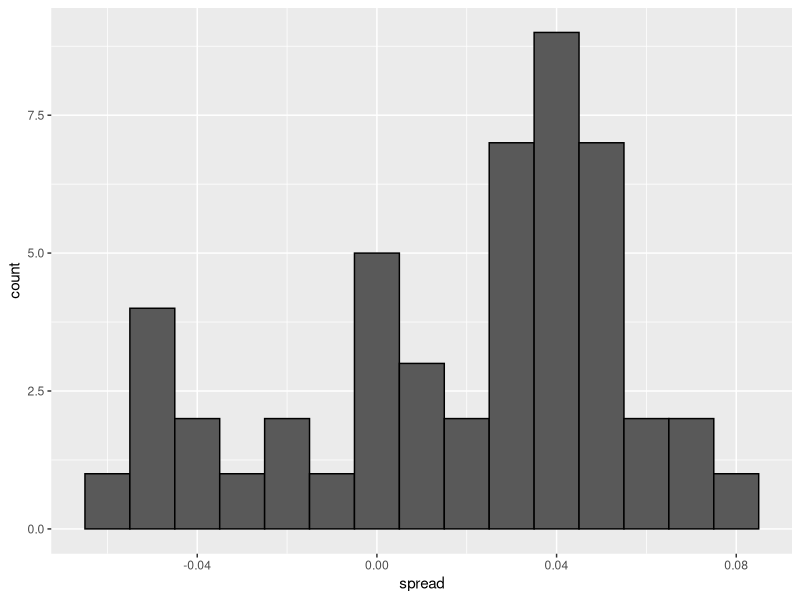
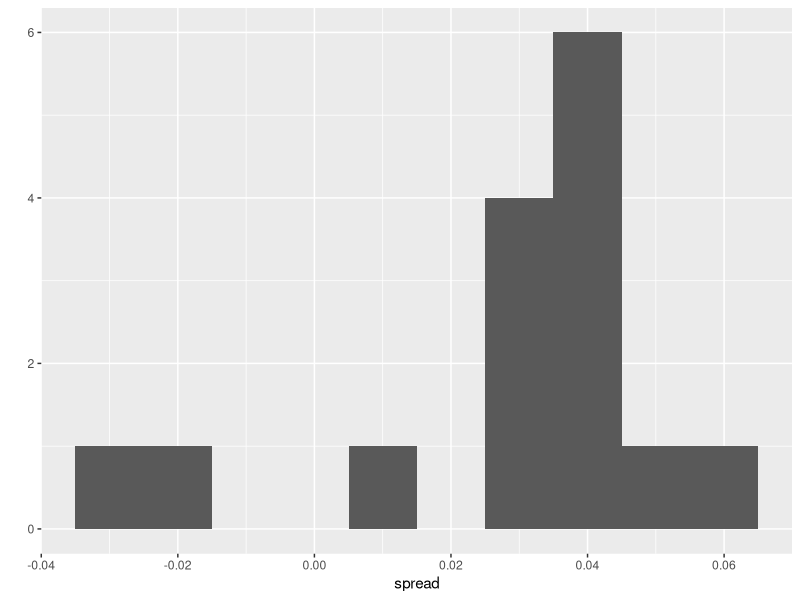
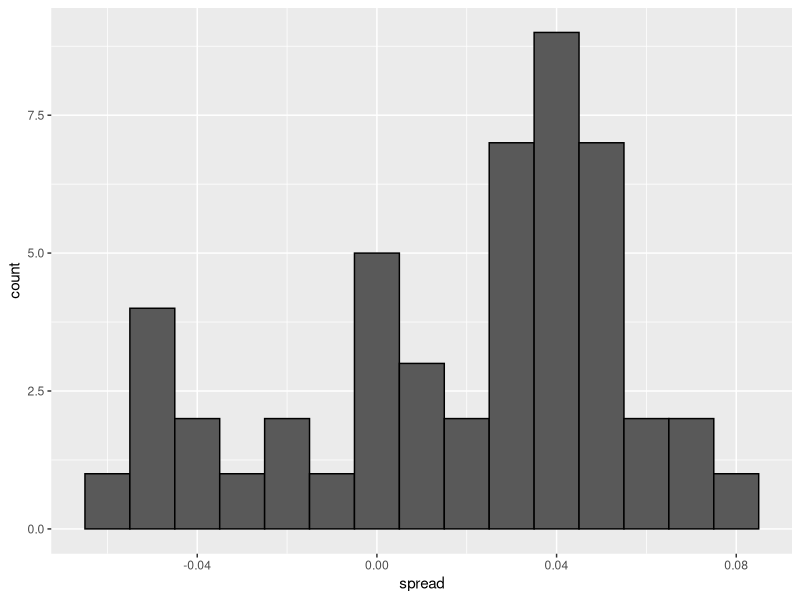
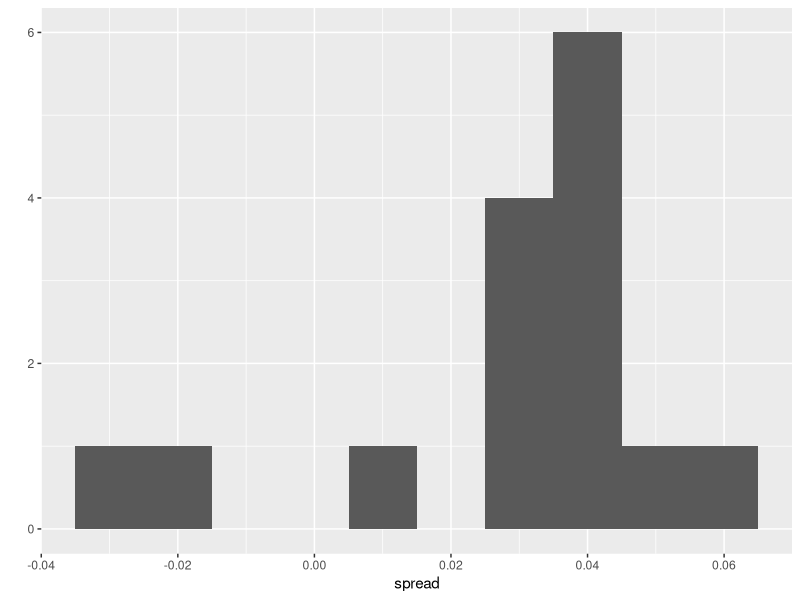
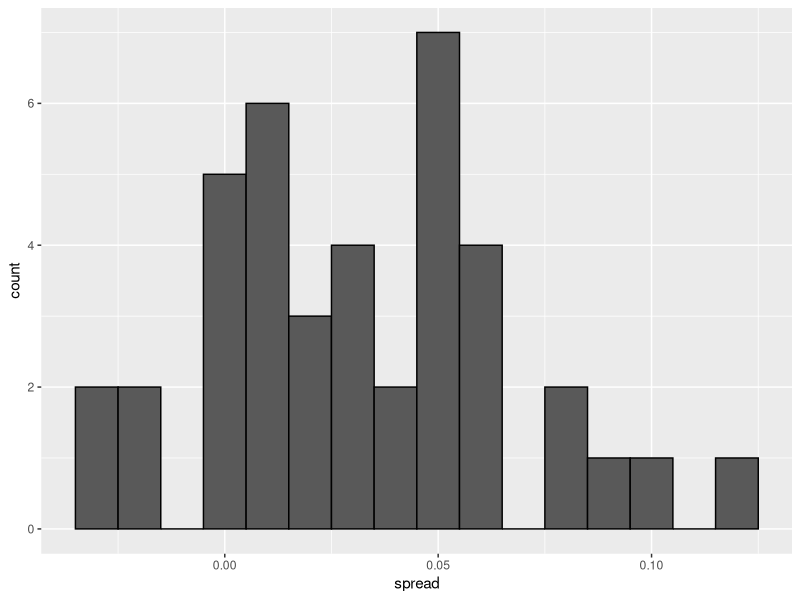

The R source for these figures, in order: (Note: this script raises an error after producing the figures.)
## ---- chunk 1
library(tidyverse)
library(dslabs)
d <- 0.039
Ns <- c(1298, 533, 1342, 897, 774, 254, 812, 324, 1291, 1056, 2172, 516)
p <- (d + 1) / 2

polls <- map_df(Ns, function(N) {
  x <- sample(c(0,1), size=N, replace=TRUE, prob=c(1-p, p))
  x_hat <- mean(x)
  se_hat <- sqrt(x_hat * (1 - x_hat) / N)
  list(estimate = 2 * x_hat - 1, 
    low = 2*(x_hat - 1.96*se_hat) - 1, 
    high = 2*(x_hat + 1.96*se_hat) - 1,
    sample_size = N)
}) %>% mutate(poll = seq_along(Ns))
## ---- chunk 2
sum(polls$sample_size)
#> [1] 11269
## ---- chunk 3
d_hat <- polls %>% 
  summarize(avg = sum(estimate*sample_size) / sum(sample_size)) %>% 
  pull(avg)
## ---- chunk 4
data(polls_us_election_2016)
## ---- chunk 5
polls <- polls_us_election_2016 %>% 
  filter(state == "U.S." & enddate >= "2016-10-31" &
           (grade %in% c("A+","A","A-","B+") | is.na(grade)))
## ---- chunk 6
polls <- polls %>% 
  mutate(spread = rawpoll_clinton/100 - rawpoll_trump/100)
## ---- chunk 7
d_hat <- polls %>% 
  summarize(d_hat = sum(spread * samplesize) / sum(samplesize)) %>% 
  pull(d_hat)
## ---- chunk 8
p_hat <- (d_hat+1)/2 # d=2p-1 에서 유도
moe <- 1.96 * 2 * sqrt(p_hat * (1 - p_hat) / sum(polls$samplesize))
moe # Margin of Error
#> [1] 0.00662
## ---- chunk 9
polls %>%
  ggplot(aes(spread)) +
  geom_histogram(color="black", binwidth = .01)
## ---- chunk 10
polls %>% group_by(pollster) %>% summarize(n())
#> # A tibble: 15 x 2
#>   pollster                                                   `n()`
#>   <fct>                                                      <int>
#> 1 ABC News/Washington Post                                       7
#> 2 Angus Reid Global                                              1
#> 3 CBS News/New York Times                                        2
#> 4 Fox News/Anderson Robbins Research/Shaw & Company Research     2
#> 5 IBD/TIPP                                                       8
#> # … with 10 more rows
## ---- chunk 11
polls %>% group_by(pollster) %>% 
  filter(n() >= 6) %>%
  summarize(se = 2 * sqrt(p_hat * (1-p_hat) / median(samplesize)))
#> # A tibble: 5 x 2
#>   pollster                     se
#>   <fct>                     <dbl>
#> 1 ABC News/Washington Post 0.0265
#> 2 IBD/TIPP                 0.0333
#> 3 Ipsos                    0.0225
#> 4 The Times-Picayune/Lucid 0.0196
#> 5 USC Dornsife/LA Times    0.0183
## ---- chunk 12
one_poll_per_pollster <- polls %>% group_by(pollster) %>% 
  filter(enddate == max(enddate)) %>%
  ungroup()
# ungroup() 상당히 좋은 것 같다.
## ---- chunk 13
qplot(spread, data = one_poll_per_pollster, binwidth = 0.01)
## ---- chunk 14
sd(one_poll_per_pollster$spread)
#> [1] 0.0242
## ---- chunk 15
results <- one_poll_per_pollster %>% 
  summarize(avg = mean(spread), 
            se = sd(spread) / sqrt(length(spread))) %>% 
  mutate(start = avg - 1.96 * se, 
         end = avg + 1.96 * se) 
round(results * 100, 1)
#>   avg  se start end
#> 1 2.9 0.6   1.7 4.1
## ---- chunk 16
library(dslabs)
data(heights)
x <- heights %>% filter(sex == "Male") %>%
  pull(height)
## ---- chunk 17
# average
mean(x)

# Standard Deviation
sd(x)
## ---- chunk 18
mu <- mean(x)
s <- sd(x)
n <- 50

sd(x)/sqrt(n)

set.seed(1)

sample(x, size = n, replace = TRUE) %>% mean()

set.seed(1)

sample(x, size = n, replace = TRUE) %>%  sd()
## ---- chunk 19
# σ를 모르는 경우, 표본의 표준편차 s 를 대신 사용한다고 해서 이렇게 풂

set.seed(1)

n <- 50
s <- sample(x, size = n, replace = TRUE) %>% sd()
s
## ---- chunk 20
mu
mu + c(-1.96 * s, 1.96 * s)
## ---- chunk 21
B <- 10000
n <- 50

dat <- replicate(B, {
  sample(x, size = n, replace = TRUE) %>% mean() + c(-1.96 * s, 1.96 * s)
})


## ---- chunk 22
data(polls_us_election_2016)
polls <- polls_us_election_2016 %>% 
  filter(pollster %in% c("Rasmussen Reports/Pulse Opinion Research",
                         "The Times-Picayune/Lucid") &
           enddate >= "2016-10-15" &
           state == "U.S.") %>% 
  mutate(spread = rawpoll_clinton/100 - rawpoll_trump/100) 
## ---- chunk 23
polls %>% 
  filter(pollster=="Rasmussen Reports/Pulse Opinion Research") %>% 
  summarize(N_1 = n())
## ---- chunk 24
library(tidyverse)
library(dslabs)
d <- 0.039
Ns <- c(1298, 533, 1342, 897, 774, 254, 812, 324, 1291, 1056, 2172, 516)
p <- (d + 1) / 2

polls <- map_df(Ns, function(N) {
  x <- sample(c(0,1), size=N, replace=TRUE, prob=c(1-p, p))
  x_hat <- mean(x)
  se_hat <- sqrt(x_hat * (1 - x_hat) / N)
  list(estimate = 2 * x_hat - 1, 
    low = 2*(x_hat - 1.96*se_hat) - 1, 
    high = 2*(x_hat + 1.96*se_hat) - 1,
    sample_size = N)
}) %>% mutate(poll = seq_along(Ns))
## ---- chunk 25
sum(polls$sample_size)
#> [1] 11269
## ---- chunk 26
d_hat <- polls %>% 
  summarize(avg = sum(estimate*sample_size) / sum(sample_size)) %>% 
  pull(avg)
## ---- chunk 27
data(polls_us_election_2016)
## ---- chunk 28
polls <- polls_us_election_2016 %>% 
  filter(state == "U.S." & enddate >= "2016-10-31" &
           (grade %in% c("A+","A","A-","B+") | is.na(grade)))
## ---- chunk 29
polls <- polls %>% 
  mutate(spread = rawpoll_clinton/100 - rawpoll_trump/100)
## ---- chunk 30
d_hat <- polls %>% 
  summarize(d_hat = sum(spread * samplesize) / sum(samplesize)) %>% 
  pull(d_hat)
## ---- chunk 31
p_hat <- (d_hat+1)/2 # d=2p-1 에서 유도
moe <- 1.96 * 2 * sqrt(p_hat * (1 - p_hat) / sum(polls$samplesize))
moe # Margin of Error
#> [1] 0.00662
## ---- chunk 32
polls %>%
  ggplot(aes(spread)) +
  geom_histogram(color="black", binwidth = .01)
## ---- chunk 33
polls %>% group_by(pollster) %>% summarize(n())
#> # A tibble: 15 x 2
#>   pollster                                                   `n()`
#>   <fct>                                                      <int>
#> 1 ABC News/Washington Post                                       7
#> 2 Angus Reid Global                                              1
#> 3 CBS News/New York Times                                        2
#> 4 Fox News/Anderson Robbins Research/Shaw & Company Research     2
#> 5 IBD/TIPP                                                       8
#> # … with 10 more rows
## ---- chunk 34
polls %>% group_by(pollster) %>% 
  filter(n() >= 6) %>%
  summarize(se = 2 * sqrt(p_hat * (1-p_hat) / median(samplesize)))
#> # A tibble: 5 x 2
#>   pollster                     se
#>   <fct>                     <dbl>
#> 1 ABC News/Washington Post 0.0265
#> 2 IBD/TIPP                 0.0333
#> 3 Ipsos                    0.0225
#> 4 The Times-Picayune/Lucid 0.0196
#> 5 USC Dornsife/LA Times    0.0183
## ---- chunk 35
one_poll_per_pollster <- polls %>% group_by(pollster) %>% 
  filter(enddate == max(enddate)) %>%
  ungroup()
# ungroup() 상당히 좋은 것 같다.
## ---- chunk 36
qplot(spread, data = one_poll_per_pollster, binwidth = 0.01)
## ---- chunk 37
sd(one_poll_per_pollster$spread)
#> [1] 0.0242
## ---- chunk 38
results <- one_poll_per_pollster %>% 
  summarize(avg = mean(spread), 
            se = sd(spread) / sqrt(length(spread))) %>% 
  mutate(start = avg - 1.96 * se, 
         end = avg + 1.96 * se) 
round(results * 100, 1)
#>   avg  se start end
#> 1 2.9 0.6   1.7 4.1
## ---- chunk 39
library(dslabs)
data(heights)
x <- heights %>% filter(sex == "Male") %>%
  pull(height)
## ---- chunk 40
# average
mean(x)

# Standard Deviation
sd(x)
## ---- chunk 41
mu <- mean(x)
s <- sd(x)
n <- 50

sd(x)/sqrt(n)

set.seed(1)

sample(x, size = n, replace = TRUE) %>% mean()

set.seed(1)

sample(x, size = n, replace = TRUE) %>%  sd()
## ---- chunk 42
# σ를 모르는 경우, 표본의 표준편차 s 를 대신 사용한다고 해서 이렇게 풂

set.seed(1)

n <- 50
s <- sample(x, size = n, replace = TRUE) %>% sd()
s
## ---- chunk 43
mu
mu + c(-1.96 * s, 1.96 * s)
## ---- chunk 44
n <- 50
Bs <- rep(n, times = 10000)

dat <- map_df(Bs, function(B) {
  sample <- sample(x, size= n, replace = TRUE) 
  x_hat <- mean(sample)
  se_hat <- sd(sample)/sqrt(n)
  list(
    upper = x_hat + 1.96*se_hat,
    lower = x_hat - 1.96*se_hat
  )
})

dat$hit <- ifelse(dat$upper > mu & dat$lower < mu, 1, 0)
sum(dat$hit)/length(dat$hit)
## ---- chunk 45
data(polls_us_election_2016)
polls <- polls_us_election_2016 %>% 
  filter(pollster %in% c("Rasmussen Reports/Pulse Opinion Research",
                         "The Times-Picayune/Lucid") &
           enddate >= "2016-10-15" &
           state == "U.S.") %>% 
  mutate(spread = rawpoll_clinton/100 - rawpoll_trump/100) 
## ---- chunk 46
polls %>% 
  ggplot(aes(spread)) +
  geom_histogram(color="black", binwidth = .01)
## ---- chunk 47
polls %>% 
  filter(pollster=="Rasmussen Reports/Pulse Opinion Research") %>% 
  summarize(N_1 = n())
## ---- chunk 48
polls <- polls_us_election_2016 %>% 
  filter(enddate >= "2016-10-15" &
           state == "U.S.") %>%
  group_by(pollster) %>%
  filter(n() >= 5) %>% 
  mutate(spread = rawpoll_clinton/100 - rawpoll_trump/100) %>%
  ungroup()
## ---- chunk 49
polls <- polls_us_election_2016 %>% 
  filter(enddate >= "2016-10-15" &
           state == "U.S.") %>%
  group_by(pollster) %>%
  filter(n() >= 5) %>% 
  mutate(spread = rawpoll_clinton/100 - rawpoll_trump/100) %>%
  ungroup()
## ---- chunk 50
prev <- 0.00025
N <- 100000
outcome <- sample(c("Disease","Healthy"), N, replace = TRUE, 
                  prob = c(prev, 1 - prev))
## ---- chunk 51
N_D <- sum(outcome == "Disease")
N_D
#> [1] 23
N_H <- sum(outcome == "Healthy")
N_H
#> [1] 99977
## ---- chunk 52
accuracy <- 0.99
test <- vector("character", N)
test[outcome == "Disease"]  <- sample(c("+", "-"), N_D, replace = TRUE, 
                                    prob = c(accuracy, 1 - accuracy))
test[outcome == "Healthy"]  <- sample(c("-", "+"), N_H, replace = TRUE, 
                                    prob = c(accuracy, 1 - accuracy))
## ---- chunk 53
table(outcome, test)
#>          test
#> outcome       -     +
#>   Disease     0    23
#>   Healthy 99012   965
## ---- chunk 54
pr_1 <- 1/8500
pr_2 <- 1/100
pr_1 * pr_2
## ---- chunk 55
library(tidyverse)
library(dslabs)
data(polls_us_election_2016)
polls <- polls_us_election_2016 %>% 
  filter(state == "Florida" & enddate >= "2016-11-04" ) %>% 
  mutate(spread = rawpoll_clinton/100 - rawpoll_trump/100)
## ---- chunk 56
library(tidyverse)
library(dslabs)
polls <- polls_us_election_2016 %>% 
  filter(state == "U.S." & enddate >= "2016-10-31" &
           (grade %in% c("A+","A","A-","B+") | is.na(grade))) %>% 
  mutate(spread = rawpoll_clinton/100 - rawpoll_trump/100)

one_poll_per_pollster <- polls %>% group_by(pollster) %>% 
  filter(enddate == max(enddate)) %>%
  ungroup()

results <- one_poll_per_pollster %>% 
  summarize(avg = mean(spread), se = sd(spread)/sqrt(length(spread))) %>% 
  mutate(start = avg - 1.96*se, end = avg + 1.96*se)
## ---- chunk 57
mu <- 0
tau <- 0.035
sigma <- results$se
Y <- results$avg
B <- sigma^2 / (sigma^2 + tau^2)

posterior_mean <- B*mu + (1-B)*Y
posterior_se <- sqrt( 1/ (1/sigma^2 + 1/tau^2))

posterior_mean
#> [1] 0.0281
posterior_se
#> [1] 0.00615
## ---- chunk 58
posterior_mean + c(-1.96, 1.96)*posterior_se
#> [1] 0.0160 0.0401
## ---- chunk 59
1 - pnorm(0, posterior_mean, posterior_se)
#> [1] 1
## ---- chunk 60
set.seed(3)
J <- 6
N <- 2000
d <- .021
p <- (d + 1)/2
X <- d + rnorm(J, 0, 2 * sqrt(p * (1 - p) / N))
## ---- chunk 61
I <- 5
J <- 6
N <- 2000
X <- sapply(1:I, function(i){
  d + rnorm(J, 0, 2 * sqrt(p * (1 - p) / N))
})
## ---- chunk 62
I <- 5
J <- 6
N <- 2000
d <- .021
p <- (d + 1) / 2
h <- rnorm(I, 0, 0.025)
X <- sapply(1:I, function(i){
  d + h[i] + rnorm(J, 0, 2 * sqrt(p * (1 - p) / N))
})
## ---- chunk 63
sd(one_poll_per_pollster$spread)
#> [1] 0.0242
## ---- chunk 64
mu <- 0
tau <- 0.035
sigma <- sqrt(results$se^2 + .025^2)
Y <- results$avg
B <- sigma^2 / (sigma^2 + tau^2)

posterior_mean <- B*mu + (1-B)*Y
posterior_se <- sqrt( 1/ (1/sigma^2 + 1/tau^2))

1 - pnorm(0, posterior_mean, posterior_se)
#> [1] 0.817
## ---- chunk 65
results_us_election_2016 %>% top_n(5, electoral_votes)
#>          state electoral_votes clinton trump others
#> 1   California              55    61.7  31.6    6.7
#> 2        Texas              38    43.2  52.2    4.5
#> 3      Florida              29    47.8  49.0    3.2
#> 4     New York              29    59.0  36.5    4.5
#> 5     Illinois              20    55.8  38.8    5.4
#> 6 Pennsylvania              20    47.9  48.6    3.6
## ---- chunk 66
results <- polls_us_election_2016 %>%
  filter(state!="U.S." & 
           !str_detect(state, "CD") & 
           enddate >="2016-10-31" & 
           (grade %in% c("A+","A","A-","B+") | is.na(grade))) %>%
  mutate(spread = rawpoll_clinton/100 - rawpoll_trump/100) %>%
  group_by(state) %>%
  summarize(avg = mean(spread), sd = sd(spread), n = n()) %>%
  mutate(state = as.character(state))
## ---- chunk 67
results %>% arrange(abs(avg))
#> # A tibble: 47 x 4
#>   state               avg     sd     n
#>   <chr>             <dbl>  <dbl> <int>
#> 1 Florida         0.00356 0.0163     7
#> 2 North Carolina -0.00730 0.0306     9
#> 3 Ohio           -0.0104  0.0252     6
#> 4 Nevada          0.0169  0.0441     7
#> 5 Iowa           -0.0197  0.0437     3
#> # … with 42 more rows
## ---- chunk 68
results <- left_join(results, results_us_election_2016, by = "state")
## ---- chunk 69
results_us_election_2016 %>% filter(!state %in% results$state) %>% 
  pull(state)
#> [1] "Rhode Island"         "Alaska"               "Wyoming"             
#> [4] "District of Columbia"
## ---- chunk 70
results <- results %>%
  mutate(sd = ifelse(is.na(sd), median(results$sd, na.rm = TRUE), sd))
## ---- chunk 71
#> # A tibble: 47 x 12
#>   state     avg      sd     n electoral_votes clinton trump others
#>   <chr>   <dbl>   <dbl> <int>           <int>   <dbl> <dbl>  <dbl>
#> 1 Alab… -0.149  2.53e-2     3               9    34.4  62.1    3.6
#> 2 Ariz… -0.0326 2.70e-2     9              11    45.1  48.7    6.2
#> 3 Arka… -0.151  9.90e-4     2               6    33.7  60.6    5.8
#> 4 Cali…  0.260  3.87e-2     5              55    61.7  31.6    6.7
#> 5 Colo…  0.0452 2.95e-2     7               9    48.2  43.3    8.6
#> # … with 42 more rows, and 4 more variables: sigma <dbl>, B <dbl>,
#> #   posterior_mean <dbl>, posterior_se <dbl>
## ---- chunk 72
B <- 10000
mu <- 0
tau <- 0.02
clinton_EV <- replicate(B, {
  results %>% mutate(sigma = sd/sqrt(n), 
                   B = sigma^2 / (sigma^2 + tau^2),
                   posterior_mean = B * mu + (1 - B) * avg,
                   posterior_se = sqrt(1 / (1/sigma^2 + 1/tau^2)),
                   result = rnorm(length(posterior_mean), 
                                  posterior_mean, posterior_se),
                   clinton = ifelse(result > 0, electoral_votes, 0)) %>% 
    summarize(clinton = sum(clinton)) %>% 
    pull(clinton) + 7
})

mean(clinton_EV > 269)
#> [1] 0.998
## ---- chunk 73
tau <- 0.02
bias_sd <- 0.03
clinton_EV_2 <- replicate(1000, {
  results %>% mutate(sigma = sqrt(sd^2/n  + bias_sd^2),  
                   B = sigma^2 / (sigma^2 + tau^2),
                   posterior_mean = B*mu + (1-B)*avg,
                   posterior_se = sqrt( 1/ (1/sigma^2 + 1/tau^2)),
                   result = rnorm(length(posterior_mean), 
                                  posterior_mean, posterior_se),
                   clinton = ifelse(result>0, electoral_votes, 0)) %>% 
    summarize(clinton = sum(clinton) + 7) %>% 
    pull(clinton)
})
mean(clinton_EV_2 > 269)
#> [1] 0.848
## ---- chunk 74
one_pollster <- polls_us_election_2016 %>% 
  filter(pollster == "Ipsos" & state == "U.S.") %>% 
  mutate(spread = rawpoll_clinton/100 - rawpoll_trump/100)
## ---- chunk 75
se <- one_pollster %>% 
  summarize(empirical = sd(spread), 
            theoretical = 2 * sqrt(mean(spread) * (1 - mean(spread)) /
                                     min(samplesize)))
se
#>   empirical theoretical
#> 1    0.0403      0.0326
## ---- chunk 76
library(tidyverse)
library(dslabs)
data("polls_us_election_2016")
polls <- polls_us_election_2016 %>% 
  filter(state != "U.S." & enddate >= "2016-10-31") %>% 
  mutate(spread = rawpoll_clinton/100 - rawpoll_trump/100)
## ---- chunk 77
add <- results_us_election_2016 %>% 
  mutate(actual_spread = clinton/100 - trump/100) %>% 
  select(state, actual_spread)
cis <- cis %>% 
  mutate(state = as.character(state)) %>% 
  left_join(add, by = "state")
## ---- chunk 78
one_poll_per_pollster %>%
  ggplot(aes(sample=spread)) + stat_qq()
## ---- chunk 79
z <- qt(0.975,  nrow(one_poll_per_pollster)-1)
one_poll_per_pollster %>% 
  summarize(avg = mean(spread), moe = z*sd(spread)/sqrt(length(spread))) %>% 
  mutate(start = avg - moe, end = avg + moe) 
#> # A tibble: 1 x 4
#>      avg    moe  start    end
#>    <dbl>  <dbl>  <dbl>  <dbl>
#> 1 0.0290 0.0134 0.0156 0.0424
## ---- chunk 80
qt(0.975, 14)
#> [1] 2.14
## ---- chunk 81
qnorm(0.975)
#> [1] 1.96
## ---- chunk 82
data("polls_us_election_2016")
polls_us_election_2016 %>%
  filter(state =="Wisconsin" &
           enddate >="2016-10-31" & 
           (grade %in% c("A+","A","A-","B+") | is.na(grade))) %>%
  mutate(spread = rawpoll_clinton/100 - rawpoll_trump/100) %>%
  mutate(state = as.character(state)) %>%
  left_join(results_us_election_2016, by = "state") %>%
  mutate(actual = clinton/100 - trump/100) %>%
  summarize(actual = first(actual), avg = mean(spread), 
            sd = sd(spread), n = n()) %>%
  select(actual, avg, sd, n)
#>   actual    avg     sd n
#> 1 -0.007 0.0711 0.0104 6
